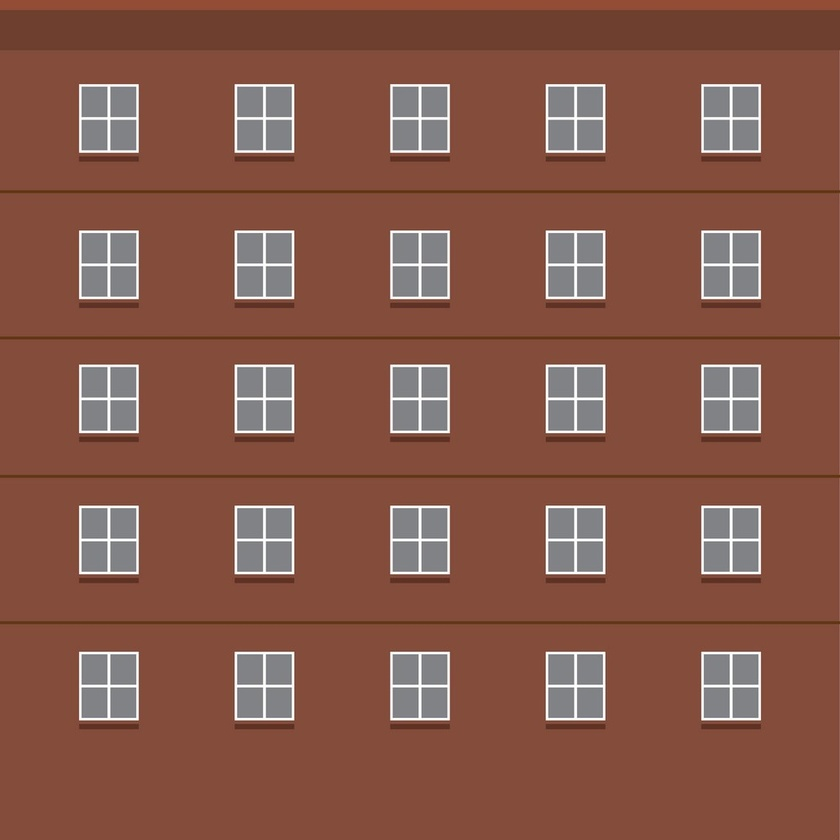
#> input picture Reconstruction/download1.jpg, 840 x 840 px, shrunk from 1000 x 999 before the run
$ python reconstruction.py
#> lines starting #> are read from the running program, lines starting #| are printed output that depends on the picture; after the words box and inside, x2 and y2 are one past the last pixel; in counts of white or black regions, pixels touching at a corner belong together
import cv2
import numpy as np

# Load image
img = cv2.imread("download1.jpg", cv2.IMREAD_GRAYSCALE)
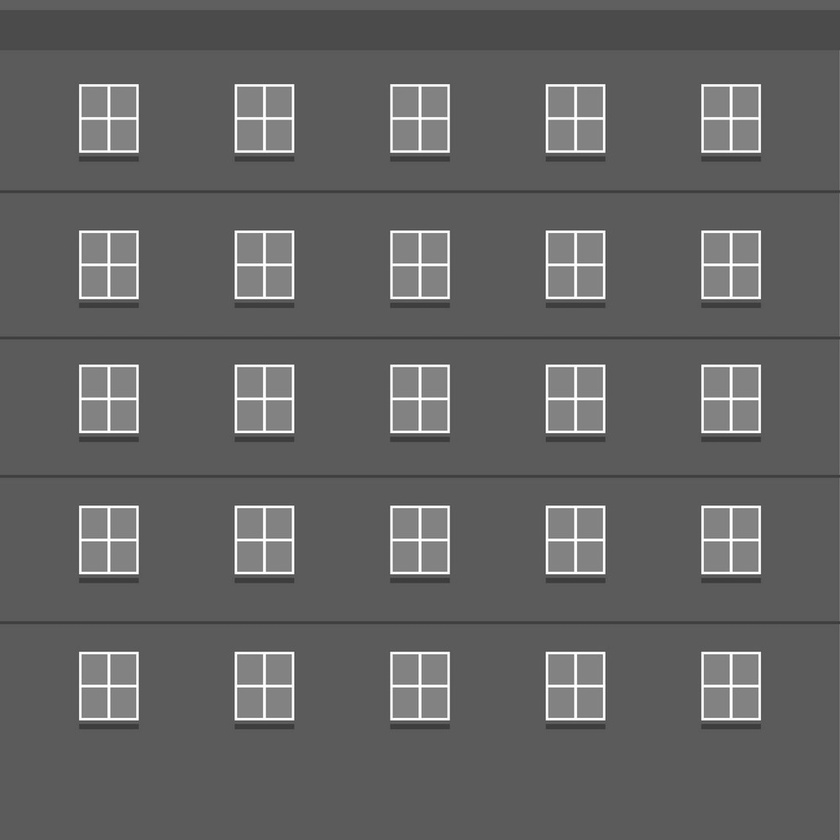
#> img: shape (840, 840); min 54, max 255, mean 99.1

# Apply edge detection
edges = cv2.Canny(img, 100, 200)  # 100 is the low threshold, 200 is the high threshold
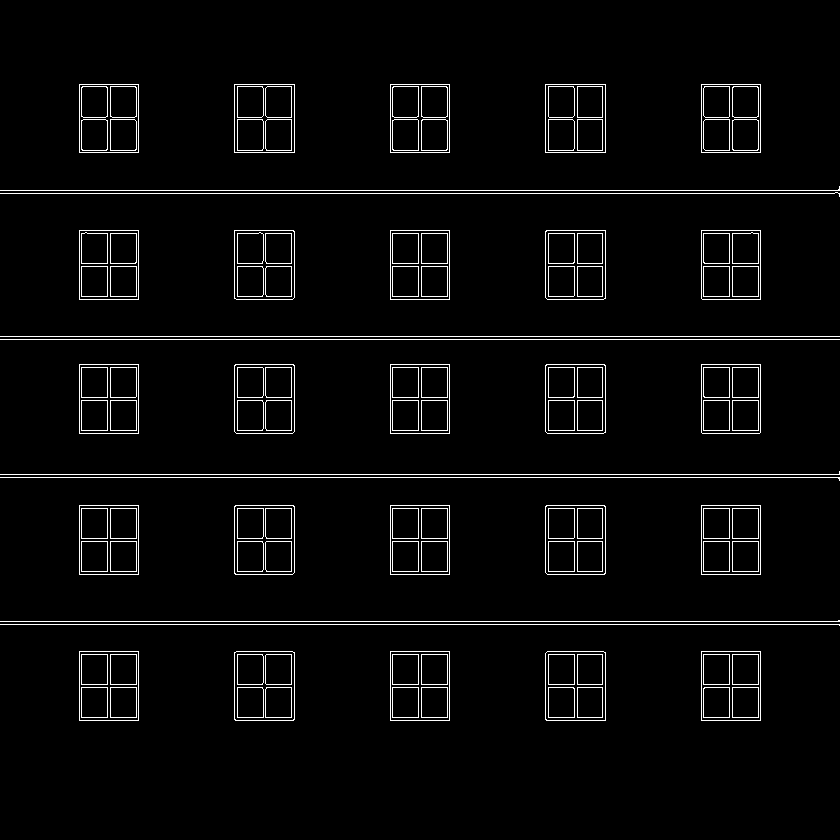
#> edges: shape (840, 840); 3.4% white in thin lines or dots, all inside (x1, y1, x2, y2) = (0, 84, 840, 721)

# Apply binary thresholding
_, thresh = cv2.threshold(img, 128, 255, cv2.THRESH_BINARY)
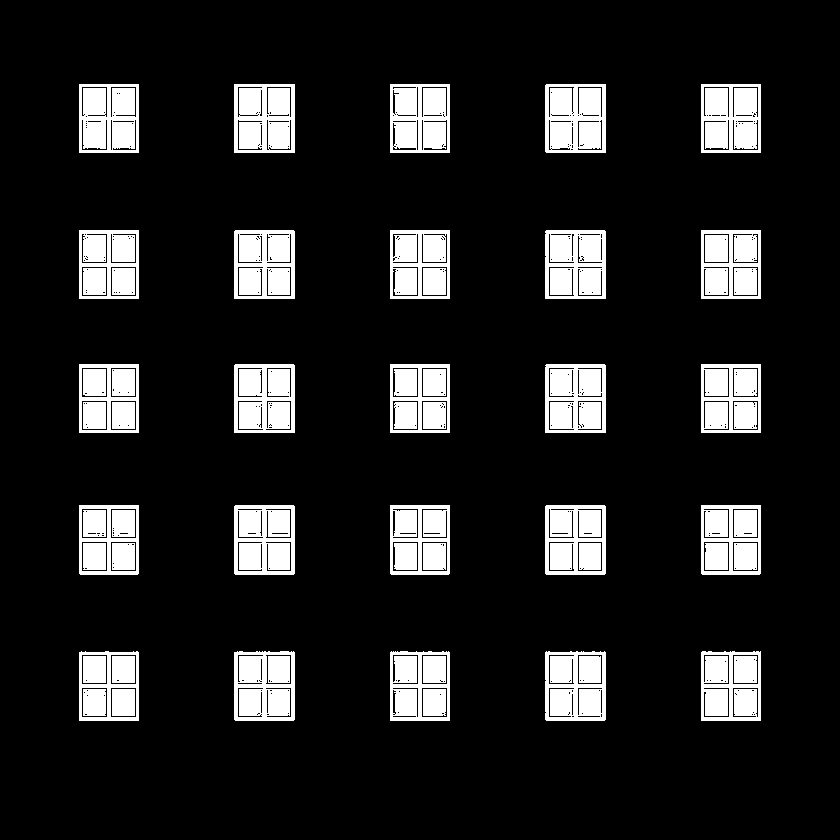
#> thresh: shape (840, 840); 13.2% white; 59 white regions, largest, box (x1, y1, x2, y2) and area: (234, 505, 295, 575) 3833, (545, 84, 606, 153) 3789, (234, 84, 295, 153) 3784

# Apply morphological opening to remove small noise
kernel = np.ones((3,3), np.uint8)
opening = cv2.morphologyEx(thresh, cv2.MORPH_OPEN, kernel)
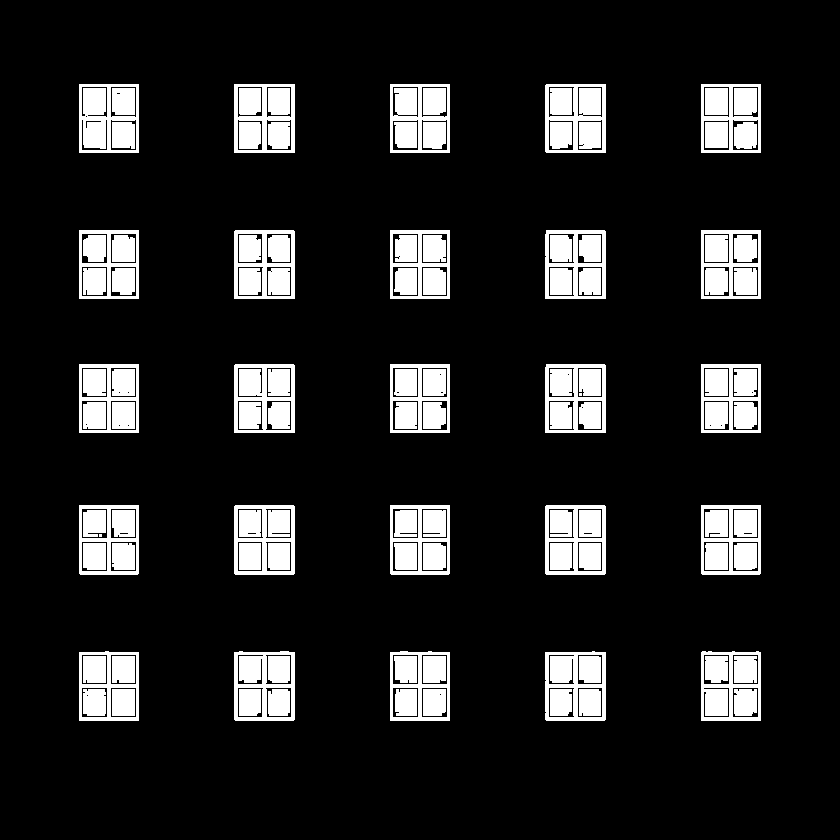
#> opening: shape (840, 840); 13% white; 119 white regions (2 under 20 px), largest, box (x1, y1, x2, y2) and area: (79, 84, 139, 153) 2451, (234, 364, 295, 433) 2013, (545, 84, 606, 153) 2007

# Find horizontal and vertical lines
#> (the run stopped early here; a loop or call above may not have finished)
